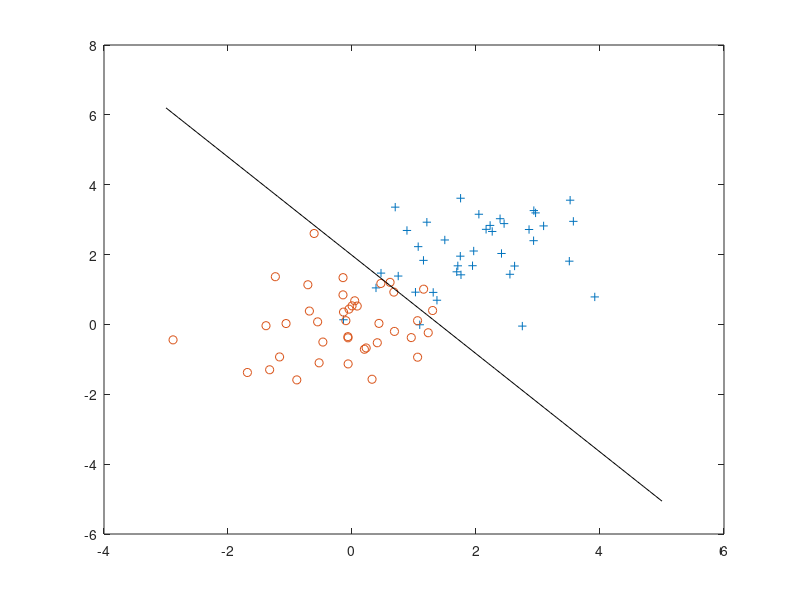

MATLAB code to generate this figure:
y = [zeros(40,1); ones(40,1)];
x = [randn(40, 1), randn(40, 1); 2 + randn(40, 1) , 2 + randn(40, 1)];

x = [ones(80, 1) x];
% find returns the indices of the
% rows meeting the specified condition
pos = find(y == 1); neg = find(y == 0);

% Assume the features are in the 2nd and 3rd
% columns of x
% plot(x(pos, 2), x(pos,3), '+'); hold on
% plot(x(neg, 2), x(neg, 3), 'o')

g = @(z) 1.0 ./ (1.0 + exp(-z));
% Usage: To find the value of the sigmoid 
% evaluated at 2, call g(2)


theta = zeros(3, 1);
J = mean( -y.*log(g(x*theta)) - (1 - y).*log(1 - g(x*theta)) )
alpha = 0.05;

for iter = 1:1000
    %H = zeros(3, 3);
    grad = zeros(3, 1);
    for i = 1:80
        %H = H + (g(x(i,:)*theta)*(1-g(x(i,:)*theta))*x(i,:)'*x(i,:))/80;
        grad = grad + ((g(x(i,:)*theta) - y(i))*x(i,:)')/80;
    end
    theta = theta - alpha*grad;
    J = mean( -y.*log(g(x*theta)) - (1 - y).*log(1 - g(x*theta)) )
end
    
    
plot(x(pos, 2), x(pos,3), '+'); hold on
plot(x(neg, 2), x(neg, 3), 'o')
x1 = -3:0.1:5;
plot(x1, (-theta(1) - theta(2)*x1)/theta(3), 'k-')


